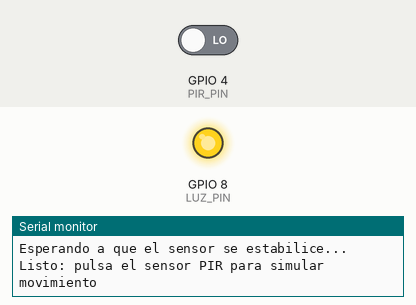
Simulated run of this sketch. Board: ESP32-C3. Parts: output pins drawn as LEDs (lit = HIGH), the last lines printed to the serial monitor. The inputs (shaded band) are chosen by the test bench; at power-on: GPIO 4 (PIR_PIN) LOW.

Above: at 2.2 s.
2.3 s: GPIO 4 (PIR_PIN) driven HIGH
At 3.4 s:
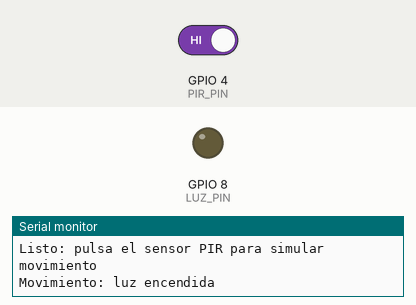
Timing chart, 0 to 5.3 s (numbered marks = the images above; inputs shaded):
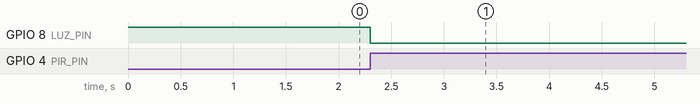

The sketch:

sketch.ino
```cpp
// Sensor PIR que enciende una luz y la apaga tras un tiempo sin movimiento.
// En Wokwi el sensor no necesita estabilizarse y los tiempos se acortan para probar rápido:
// en la placa real usa delay(60000) en setup() y TIEMPO_ENCENDIDA_MS = 60000.
#define PIR_PIN 4
#define LUZ_PIN 8                  // LED del ESP32-C3 Super Mini (activo en bajo)
#define LUZ_ACTIVA_EN_BAJO true
const unsigned long TIEMPO_ENCENDIDA_MS = 10000;  // 10 s en el simulador

unsigned long ultimoMovimiento = 0;
bool luzEncendida = false;

void aplicarLuz(bool encendida) {
  bool nivel = LUZ_ACTIVA_EN_BAJO ? !encendida : encendida;
  digitalWrite(LUZ_PIN, nivel ? HIGH : LOW);
  luzEncendida = encendida;
}

void setup() {
  Serial.begin(115200);
  pinMode(PIR_PIN, INPUT);
  pinMode(LUZ_PIN, OUTPUT);
  aplicarLuz(false);
  Serial.println("Esperando a que el sensor se estabilice...");
  delay(1000);
  Serial.println("Listo: pulsa el sensor PIR para simular movimiento");
}

void loop() {
  if (digitalRead(PIR_PIN) == HIGH) {
    if (!luzEncendida) Serial.println("Movimiento: luz encendida");
    ultimoMovimiento = millis();  // cada detección reinicia el tiempo
    aplicarLuz(true);
  }

  if (luzEncendida && millis() - ultimoMovimiento > TIEMPO_ENCENDIDA_MS) {
    Serial.println("Sin movimiento: luz apagada");
    aplicarLuz(false);
  }

  delay(50);
}
```

Measured:
- after the input at 2.3 s, GPIO 8 (LUZ_PIN): HIGH → LOW at once
